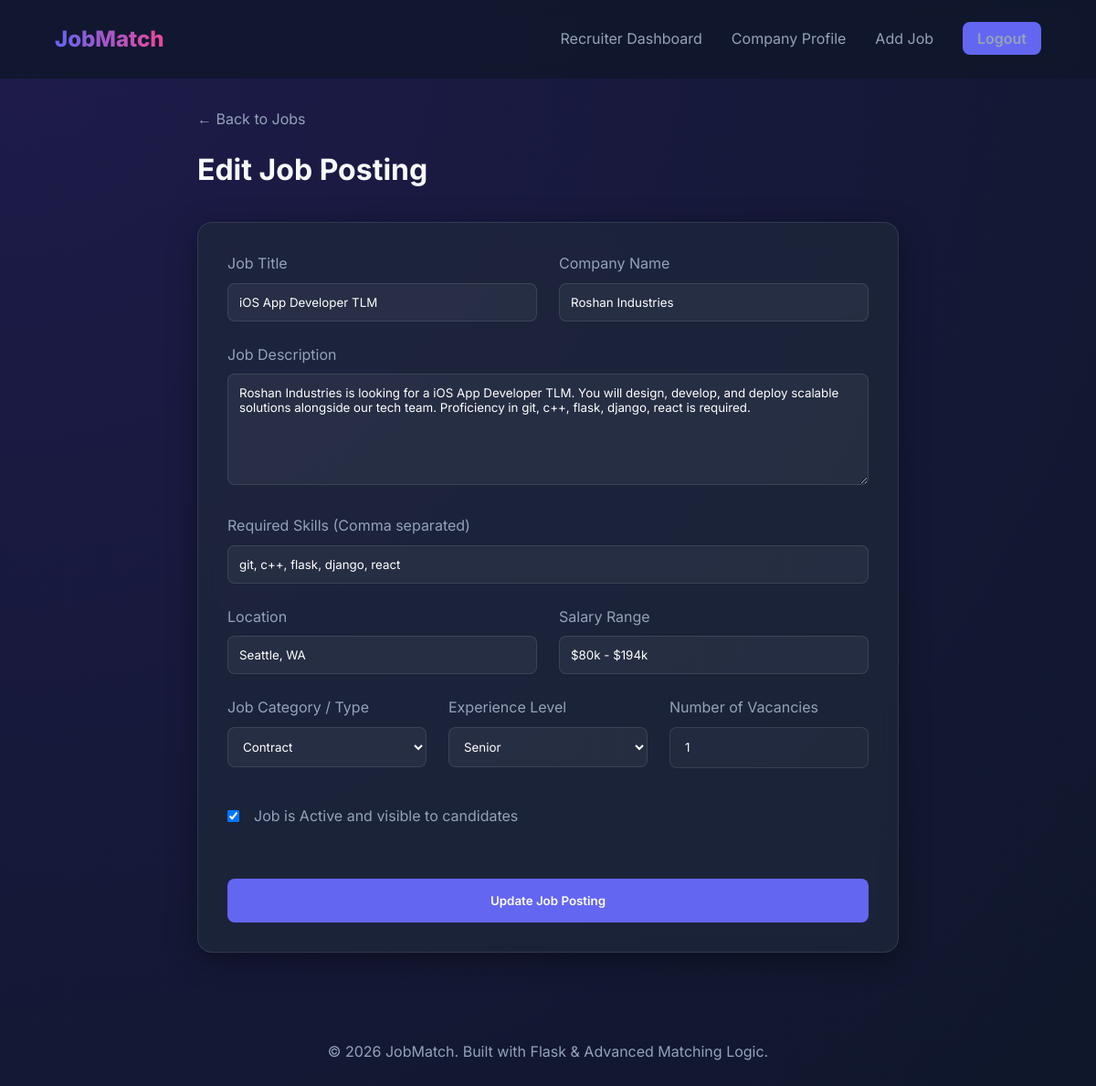
The app's page /recruiter/job/92/edit (signed in) with its own data.
### models.py (models this page shows, shortened)
class Job(db.Model):
    id = db.Column(db.Integer, primary_key=True)
    title = db.Column(db.String(150), nullable=False)
    company = db.Column(db.String(100), nullable=False)
    description = db.Column(db.Text, nullable=False)
    skills_required = db.Column(db.Text, nullable=False) # Comma-separated
    location = db.Column(db.String(100))
    salary = db.Column(db.String(50))
    job_type = db.Column(db.String(50), default='Full-time') # Full-time, Internship, etc.
    experience_level = db.Column(db.String(50), default='Entry-level') # Junior, Senior, etc.
    posted_at = db.Column(db.DateTime, default=datetime.utcnow)
    is_active = db.Column(db.Boolean, default=True)
    posted_by = db.Column(db.Integer, db.ForeignKey('user.id'), nullable=True)
    vacancies = db.Column(db.Integer, default=1, nullable=False)

### main.py (the view, shortened to what this page needs)
@app.route("/recruiter/job/<int:job_id>/edit", methods=['GET', 'POST'])
@login_required
def recruiter_edit_job(job_id):
    if current_user.role != 'recruiter':
        flash('Access denied!', 'danger')
        return redirect(url_for('dashboard'))
    job = Job.query.get_or_404(job_id)
    if job.posted_by != current_user.id:
        flash('Access denied! You do not own this job listing.', 'danger')
        return redirect(url_for('recruiter_jobs'))
    return render_template('recruiter/edit_job.html', job=job)

### main.py (called while the page is built)
@login_manager.user_loader
def load_user(user_id):
    return User.query.get(int(user_id))

### templates/recruiter/edit_job.html (shortened to what this page needs)
{% extends "base.html" %}
{% block content %}
<div class="container" style="max-width: 800px;">
    <div style="margin-bottom: 2rem;">
        <a href="{{ url_for('recruiter_jobs') }}" style="color: var(--text-secondary); text-decoration: none;">&larr; Back to Jobs</a>
        <h1 style="margin-top: 1rem;">Edit <span>Job Posting</span></h1>
    </div>
    <div class="glass-card">
        <form action="{{ url_for('recruiter_edit_job', job_id=job.id) }}" method="POST">
            <div style="display: grid; grid-template-columns: 1fr 1fr; gap: 1.5rem;">
                <div class="form-group">
                    <label for="title">Job Title</label>
                    <input type="text" id="title" name="title" value="{{ job.title }}" required>
                </div>
                <div class="form-group">
                    <label for="company">Company Name</label>
                    <input type="text" id="company" name="company" value="{{ job.company }}" required>
                </div>
            </div>
            <div class="form-group">
                <label for="description">Job Description</label>
                <textarea id="description" name="description" rows="6" required>{{ job.description }}</textarea>
            </div>
            <div class="form-group">
                <label for="skills_required">Required Skills (Comma separated)</label>
                <input type="text" id="skills_required" name="skills_required" value="{{ job.skills_required }}" placeholder="e.g. Python, SQL, AWS" required>
            </div>
            <div style="display: grid; grid-template-columns: 1fr 1fr; gap: 1.5rem;">
                <div class="form-group">
                    <label for="location">Location</label>
                    <input type="text" id="location" name="location" value="{{ job.location }}" required>
                </div>
                <div class="form-group">
                    <label for="salary">Salary Range</label>
                    <input type="text" id="salary" name="salary" value="{{ job.salary }}">
                </div>
            </div>
            <div style="display: grid; grid-template-columns: 1fr 1fr 1fr; gap: 1.5rem;">
                <div class="form-group">
                    <label for="job_type">Job Category / Type</label>
                    <select id="job_type" name="job_type" required>
                        <option value="Contract" {% if job.job_type == 'Contract' %}selected{% endif %}>Contract</option>
                    </select>
                </div>
                <div class="form-group">
                    <label for="experience_level">Experience Level</label>
                    <select id="experience_level" name="experience_level" required>
                        <option value="Senior" {% if job.experience_level == 'Senior' %}selected{% endif %}>Senior</option>
                    </select>
                </div>
                <div class="form-group">
                    <label for="vacancies">Number of Vacancies</label>
                    <input type="number" id="vacancies" name="vacancies" min="1" value="{{ job.vacancies }}" required style="width: 100%; height: 45px; background: rgba(255,255,255,0.03); border: 1px solid var(--glass-border); border-radius: 8px; color: white; padding: 0.5rem 1rem; outline: none; transition: 0.3s;">
                </div>
            </div>
            <div class="form-group" style="display: flex; align-items: center; gap: 1rem; margin-top: 1rem;">
                <input type="checkbox" id="is_active" name="is_active" {% if job.is_active %}checked{% endif %} style="width: auto;">
                <label for="is_active" style="margin-bottom: 0;">Job is Active and visible to candidates</label>
            </div>
            <button type="submit" class="btn btn-primary" style="width: 100%; margin-top: 2rem; padding: 1rem;">Update Job Posting</button>
        </form>
    </div>
</div>
{% endblock %}

### static/css/style.css (style rules this page uses)
:root { --primary: #6366f1; --primary-hover: #4f46e5; --secondary: #ec4899; --bg-dark: #0f172a; --card-bg: rgba(30, 41, 59, 0.7); --glass-border: rgba(255, 255, 255, 0.1); --text-primary: #f8fafc; --text-secondary: #94a3b8; --accent-success: #10b981; --accent-warning: #f59e0b; }
* { margin: 0; padding: 0; box-sizing: border-box; font-family: 'Inter', sans-serif; }
body { background: radial-gradient(circle at top left, #1e1b4b, #0f172a); color: var(--text-primary); min-height: 100vh; line-height: 1.6; }
.glass-card { background: var(--card-bg); backdrop-filter: blur(12px); -webkit-backdrop-filter: blur(12px); border: 1px solid var(--glass-border); border-radius: 1rem; padding: 2rem; box-shadow: 0 8px 32px 0 rgba(0, 0, 0, 0.37); }
.btn { padding: 0.75rem 1.5rem; border-radius: 0.5rem; border: none; cursor: pointer; font-weight: 600; transition: transform 0.2s, background 0.3s; }
.btn-primary { background: var(--primary); color: white; }
.container { max-width: 1200px; margin: 2rem auto; padding: 0 1rem; }
.form-group { margin-bottom: 1.5rem; }
.form-group label { display: block; margin-bottom: 0.5rem; color: var(--text-secondary); }
.form-group input, .form-group textarea, .form-group select { width: 100%; padding: 0.75rem; background: rgba(255, 255, 255, 0.05); border: 1px solid var(--glass-border); border-radius: 0.5rem; color: white; }
.form-group select option, select option { background-color: #1e293b; color: white; }
.glass-card { animation: fadeIn 0.4s ease-out; }
select, input, textarea { transition: border-color 0.3s, box-shadow 0.3s, background-color 0.3s; }

### records on screen
Job: title "iOS App Developer TLM", company "Roshan Industries", description "Roshan Industries is looking for a iOS App Developer TLM. You will design, develop, and deploy scalable solutions alongside our tech team. Proficiency in git, c++, flask, django, react is required.", skills_required "git, c++, flask, django, react", location "Seattle, WA", salary "$80k - $194k", job_type "Contract", experience_level "Senior", vacancies "1", is_active "☑"
